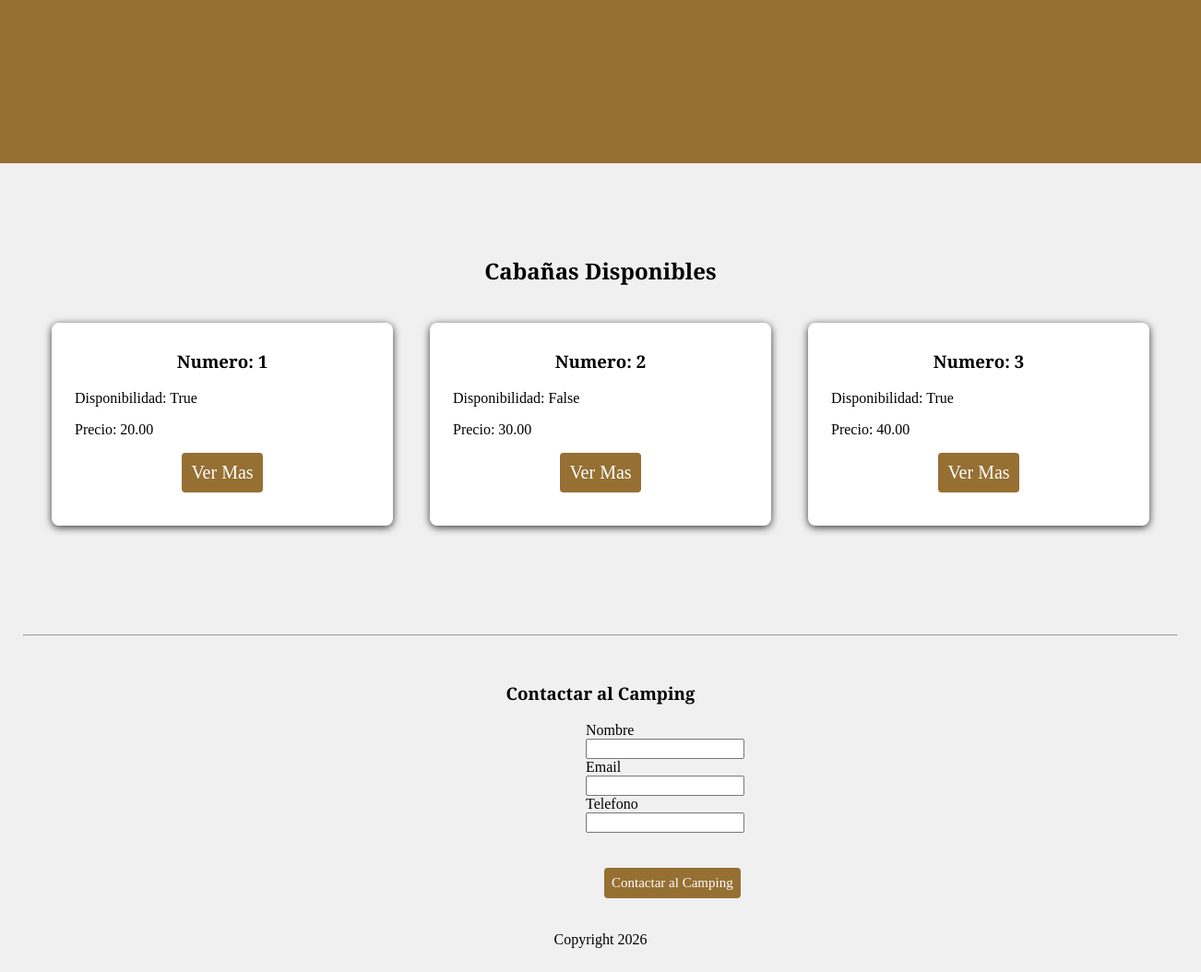
Before: / (lower part) with the older database file.
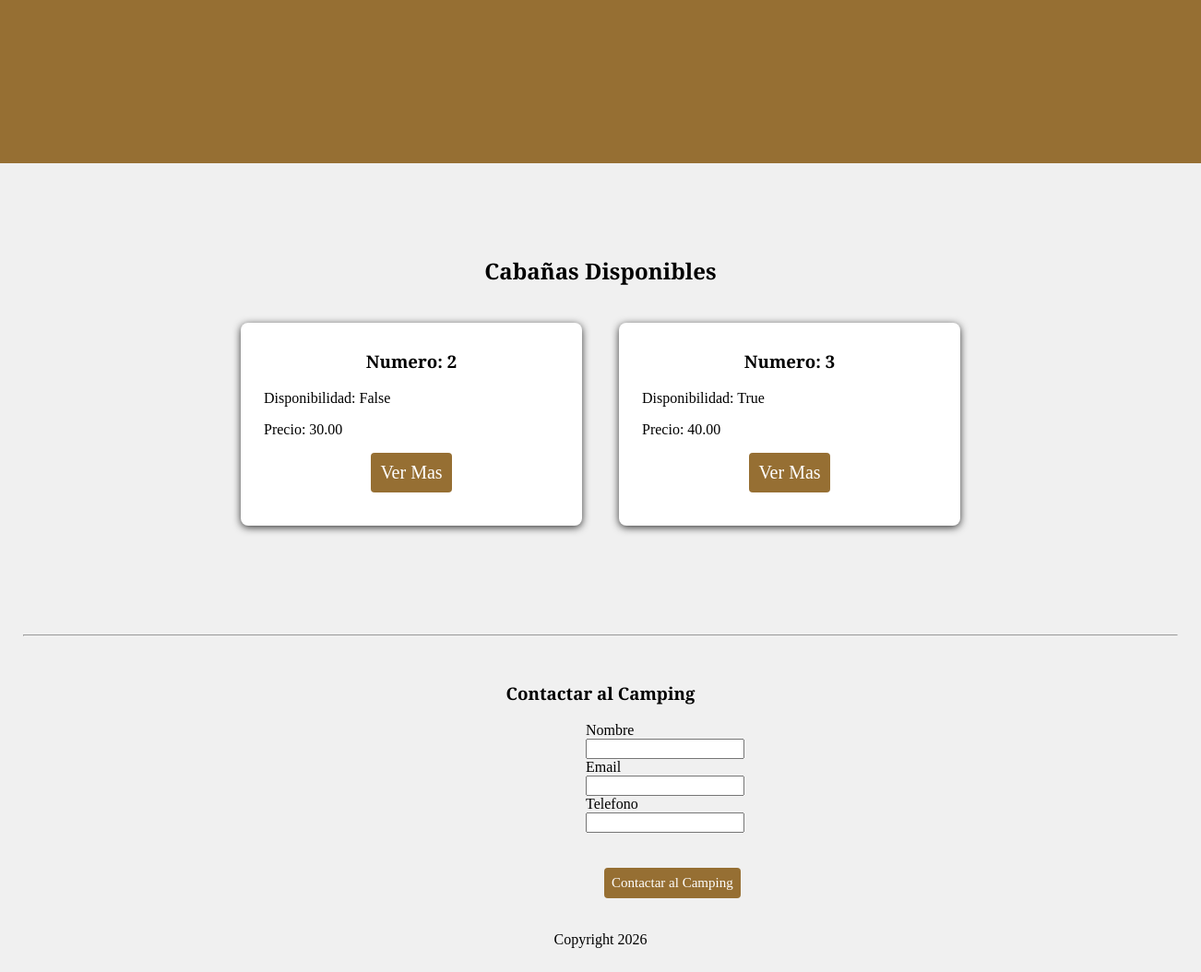
After: the same page with the newer database file.
### cabin/models.py (models this page shows, shortened)
class Cabin(models.Model):
    number = models.IntegerField(verbose_name="Numero de la Cabaña")
    preview = models.TextField(blank=True, null=True, verbose_name="Preview de la Cabaña")
    description = models.TextField(verbose_name="Descripcion de la Cabaña")
    rooms = models.IntegerField(verbose_name="Nro. de Habitaciones")
    bathroom = models.IntegerField(verbose_name="Nro. de Baños")
    dining_room = models.CharField(max_length=20, verbose_name="Comedor")
    kitchen = models.CharField(max_length=20, verbose_name="Cocina")
    availability = models.BooleanField(verbose_name="Disponibilidad de la Cabaña")
    price = models.DecimalField(max_digits=4, decimal_places=2)
    class Meta:
        verbose_name = "cabin"
        verbose_name_plural = "cabins"

### camping/views.py (the view)
# urls.py: path('', main_page, name="home"),
def main_page(request):
    cabins = Cabin.objects.all()
    return render(request, "home/home.html", {
        "cabins": cabins,
        "es_propietario": request.user.is_staff
    })

### client/forms.py
class Contact(forms.Form):
    name = forms.CharField(max_length=20)
    username = forms.EmailField()
    phone = forms.IntegerField()

### camping/context_processors.py (called while the page is built)
def form_processor(request):
    return {"form": Contact()}

### templates/home/home.html (shortened to what this page needs)
{% extends 'home/base.html' %}
{% load static %}
{% block content %}
    <main class="description-camping">
        <section class="service">
        </section>
    </main>
{% endblock %}

### templates/cabin/list_cabin.html (shortened to what this page needs)
{% load static %}
<link rel="stylesheet" href="{% static 'css/style.css' %}">
{% block cabin %}
    <section class="cabins-availability">
        <h2> Cabañas Disponibles </h2>
        <div class="cabins">
            {% for cabin in cabins %}
                <article class="cabin">
                    <h3> Numero: {{ cabin.number }} </h3>
                    <p> Disponibilidad: {{ cabin.availability }} </p>
                    <p> Precio: {{ cabin.price }} </p>
                    <button class="cabin-action"> <a href="{% url 'cabin:cabin_detail' cabin.pk %}"> Ver Mas </a> </button>
                </article>
            {% endfor %}
        </div>
    </section>
{% endblock %}

Changed rows visible on the page:
removed Cabin: number "1", availability "True", price "20.00"
